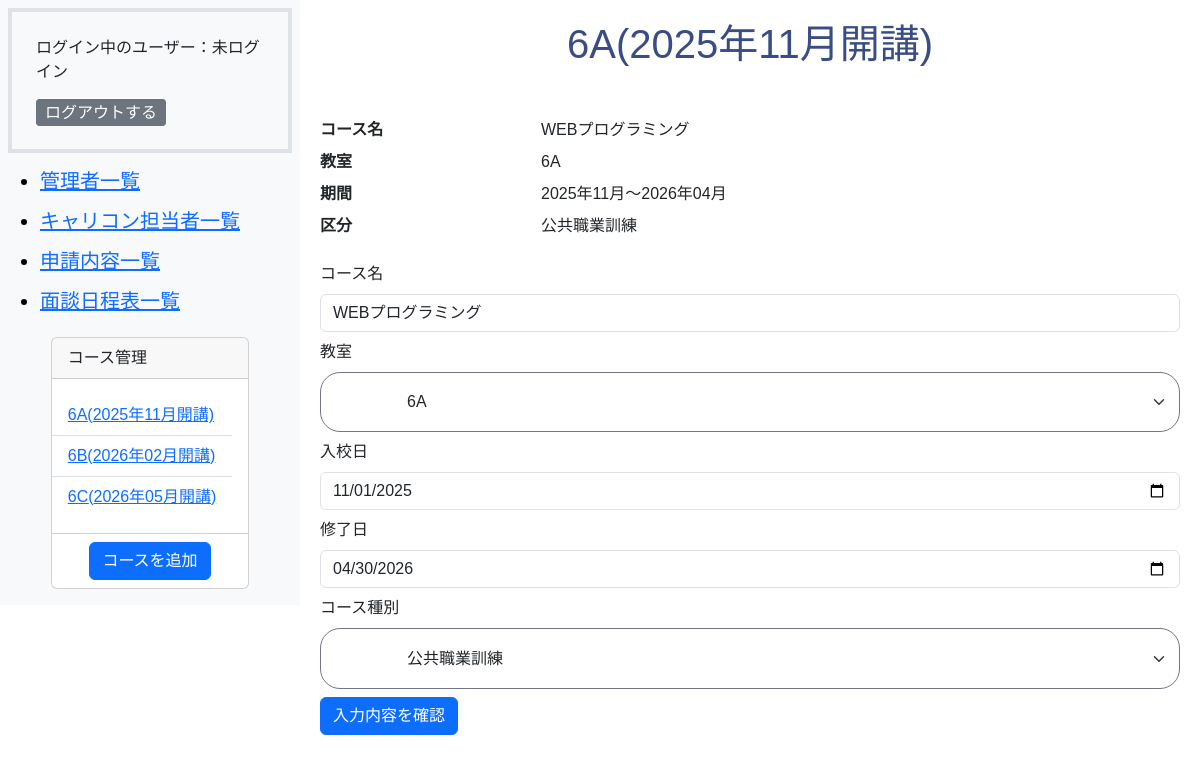
Before: /admin/course_edit.php?course_id=1 with the older database file.
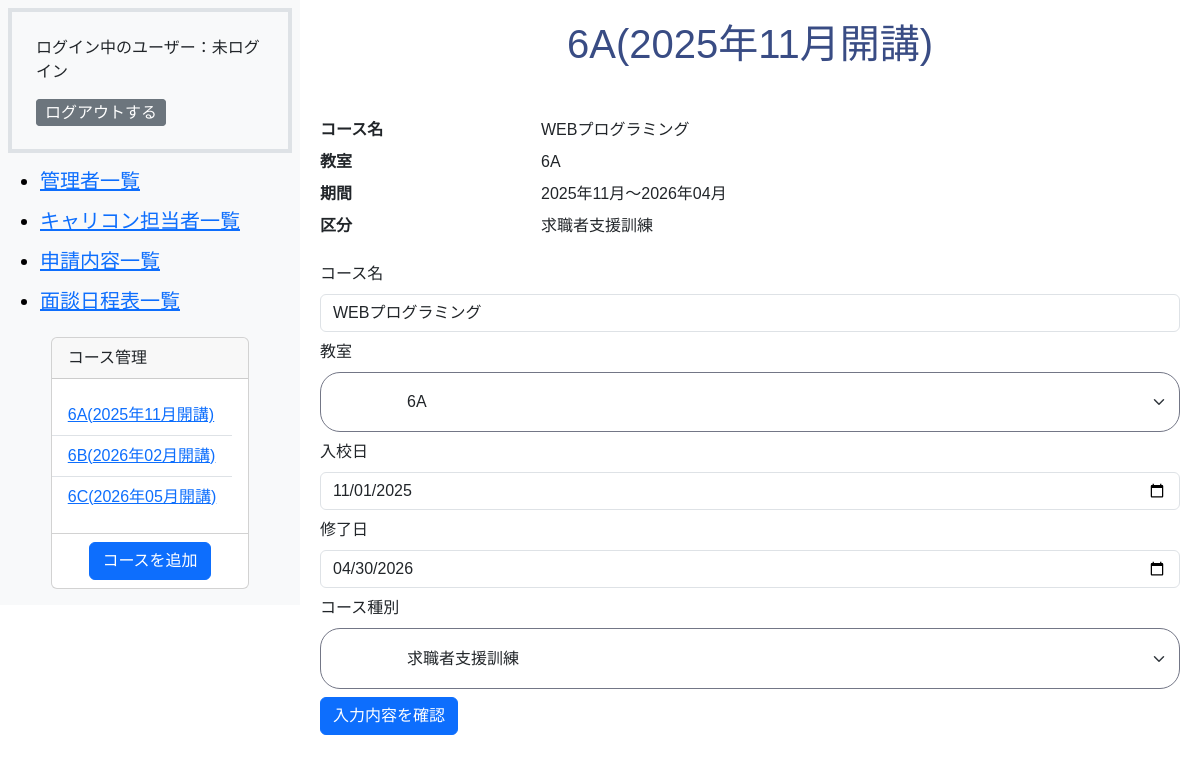
After: the same page with the newer database file.
### tables this page shows
CREATE TABLE `m_courses` (
  `id` int(11) NOT NULL,
  `name` varchar(255) NOT NULL,
  `start_date` date NOT NULL,
  `end_date` date NOT NULL,
  `course_type` int(11) NOT NULL,
  `classroom_id` int(11) NOT NULL,
  `is_deleted` tinyint(1) NOT NULL DEFAULT 0,
  `created_at` datetime NOT NULL DEFAULT current_timestamp(),
  `updated_at` datetime NOT NULL DEFAULT current_timestamp() ON UPDATE current_timestamp()
);

CREATE TABLE `m_classrooms` (
  `id` int(11) NOT NULL,
  `name` varchar(255) NOT NULL,
  `created_at` datetime NOT NULL DEFAULT current_timestamp(),
  `updated_at` datetime NOT NULL DEFAULT current_timestamp() ON UPDATE current_timestamp()
);

### includes/functions.php (called while the page is built, shortened)
<?php
function db_connect()
{
    try {
        $dsn = 'mysql:dbname=' . DB_NAME . ';host=' . DB_HOST . ';charset=utf8mb4';
        $db = new PDO($dsn, DB_USER, DB_PASS);
        $db->setAttribute(PDO::ATTR_ERRMODE, PDO::ERRMODE_EXCEPTION);
        $db->setAttribute(PDO::ATTR_EMULATE_PREPARES, false);
        $db->setAttribute(PDO::ATTR_DEFAULT_FETCH_MODE, PDO::FETCH_ASSOC);
        return $db;
    } catch (PDOException $e) {
        exit('DB接続エラー: ' . $e->getMessage());
    }
}
function h($string)
{
    return htmlspecialchars($string, ENT_QUOTES, 'UTF-8');
}
function format_date($datetime, $type)
{
    $format_types = [
        1 => 'Y年m月d日 H:i:s',
        2 => 'Y年m月',
        3 => 'm月d日',
        4 => 'Y年m月d日',
        5 => 'Y',
        6 => 'm',
    ];
    return date($format_types[$type], strtotime($datetime));
}
function get_classrooms_list()
{
    $room = array();
    try {
        $db = db_connect();
        $sql = 'SELECT * FROM m_classrooms';
        $stmt = $db->prepare($sql);
        $stmt->execute();
        $result = $stmt->fetchAll(PDO::FETCH_ASSOC);
        foreach ($result as $row) {
            $room[$row['id']] = $row['name'];
        }
        return $room;
    } catch (PDOException $e) {
        exit('エラー: ' . $e->getMessage());
    }
}
function get_course_types_list()
{
    $course_types = array();
    try {
        $db = db_connect();
        $sql = 'SELECT * FROM m_course_types';
        $stmt = $db->prepare($sql);
        $stmt->execute();
        $result = $stmt->fetchAll(PDO::FETCH_ASSOC);
        foreach ($result as $row) {
            $course_types[$row['id']] = $row['name'];
        }
        return $course_types;
    } catch (PDOException $e) {
        exit('エラー: ' . $e->getMessage());
    }
}

### admin/course_edit.php (the view, shortened to what the changed rows need)
<?php
require_once __DIR__ . '/../includes/functions.php';
$db = db_connect();
$course_id = htmlspecialchars($_GET['course_id']);
try {
    $sql = 'SELECT * FROM m_courses WHERE m_courses.id  = :course_id AND m_courses.is_deleted = 0';
    $stmt = $db->prepare($sql);
    $stmt->bindParam(':course_id', $course_id, PDO::PARAM_INT);
    $stmt->execute();
    $result = $stmt->fetch(PDO::FETCH_ASSOC);
    $sql = "SELECT * FROM m_classrooms ORDER BY id ASC";
    $stmt = $db->prepare($sql);
    $stmt->execute();
    $classrooms = $stmt->fetchAll(PDO::FETCH_ASSOC);
} catch (PDOException $e) {
    exit('エラー:' . $e->getMessage());
}
$type = get_course_types_list();
$rooms = get_classrooms_list();
?>
<!DOCTYPE html>
<html lang="ja">
<head>
    <link href="https://cdn.jsdelivr.net/npm/bootstrap@5.3.0/dist/css/bootstrap.min.css" rel="stylesheet">
    <link rel="stylesheet" href="../css/style.css">
</head>
<body class="admin-wrapper">
    <?php
    require dirname(__FILE__) . '/sidebar.php';
    ?>
    <section class="admin-main-wrapper">
        <h1><?php echo h($rooms[$result['classroom_id']]) ?>(<?php echo h(format_date($result['start_date'], 2)) ?>開講)</h1>
        <dl class="row card-body">
            <dt class="col-sm-3">コース名</dt>
            <dd class="col-sm-9"><?php echo h($result['name']) ?></dd>
            <dt class="col-sm-3">教室</dt>
            <dd class="col-sm-9"><?php echo h($rooms[$result['classroom_id']]) ?></dd>
            <dt class="col-sm-3">期間</dt>
            <dd class="col-sm-9"><?php echo h(format_date($result['start_date'], 2)) ?>～<?php echo h(format_date($result['end_date'], 2)) ?></dd>
            <dt class="col-sm-3">区分</dt>
            <dd class="col-sm-9"><?php echo h($type[$result['course_type']]) ?></dd>
        </dl>
        <form action="./course_edit_confirm.php" method="post">
            <div class="mb-2">
                <label class="form-label" for="name">コース名</label>
                <input class="form-control" type="text" name="name" id="name" value="<?php echo h($result['name']) ?>">
            </div>
            <div class="mb-2">
                <label class="form-label">教室</label>
                <select class="form-select" name="classroom_id">
                    <?php $roomlist = get_classrooms_list(); ?>
                    <?php
                    foreach ($classrooms as $room):
                    ?>
                        <option value="<?php echo h($room['id']) ?>" <?php echo  $room['id'] == $result['classroom_id'] ? 'selected' : ""; ?>><?php echo h($room['name']) ?></option>
                    <?php endforeach; ?>
                </select>
            </div>
            <div class="mb-2">
                <label class="form-label" for="start_date">入校日</label>
                <input class="form-control" type="date" name="start_date" id="start_date" value="<?php echo h($result['start_date']) ?>">
            </div>
            <div class=" mb-2">
                <label class="form-label" for="end_date">修了日</label>
                <input class="form-control" type="date" name="end_date" id="end_date" value="<?php echo h($result['end_date']) ?>">
            </div>
            <?php $types_list = get_course_types_list(); ?>
            <div class="mb-2">
                <label class="form-label" for="course_type">コース種別</label>
                <select class="form-select" name="course_type">
                    <?php
                    foreach ($types_list as $key => $type):
                    ?>
                        <option value="<?php echo h($key) ?>" <?php echo  $key == $result['course_type'] ? 'selected' : ""; ?>><?php echo h($type) ?></option>
                    <?php endforeach; ?>
                </select>
            </div>
            <input class="btn btn-primary" type="submit" value="入力内容を確認">
        </form>
    </section>
</body>
</html>

### admin/sidebar.php (shortened to what the changed rows need)
<?php
$sql = "SELECT m_courses.id as course_id,m_courses.name as courses_name, m_courses.is_deleted as m_courses_is_deleted,start_date,m_classrooms.name as classroom_name FROM m_courses INNER JOIN m_classrooms ON m_courses.classroom_id = m_classrooms.id  ORDER BY start_date ASC";
$stmt = $db->prepare($sql);
$stmt->execute();
$course_list = $stmt->fetchAll(PDO::FETCH_ASSOC);
?>
<aside class="admin-sidebar-wrapper bg-light p-2">
    <nav class="navbar navbar-light bg-light">
        <div id="course" class="card pb-2  m-auto">
            <ul class="card-body list-group list-group-flush mb-2">
                <?php
                foreach ($course_list as $course):
                ?>
                    <?php if ($course['m_courses_is_deleted'] == 0): ?>
                        <li class="list-group-item"><a href="student.php?course_id=<?php echo h($course['course_id']) ?>"><?php echo h($course['classroom_name']) ?>(<?php echo h(format_date($course['start_date'], 2)) ?>開講)</a></li>
                    <?php endif; ?>
                <?php endforeach; ?>
            </ul>
        </div>
    </nav>
</aside>

Changed rows visible on the page:
changed m_courses "WEBプログラミング": course_type "公共職業訓練" → "求職者支援訓練"
